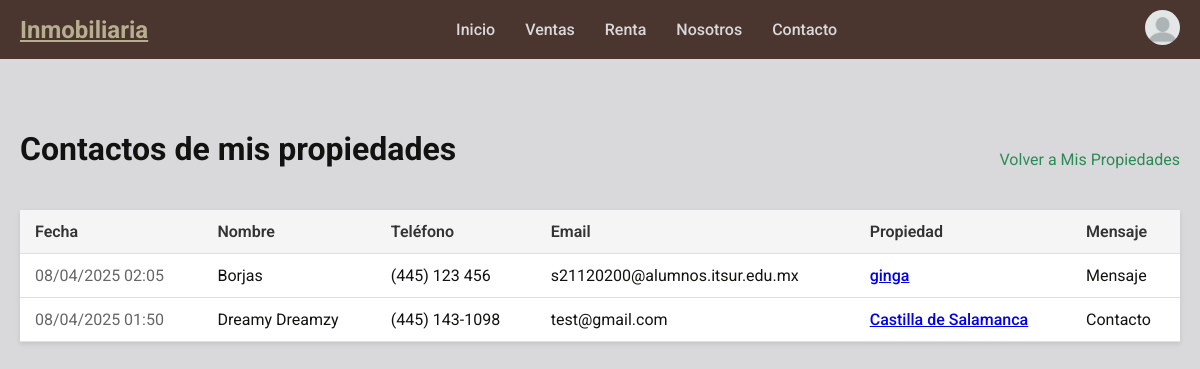
The page /my-property-contacts/ (signed in) on the database as committed earlier.
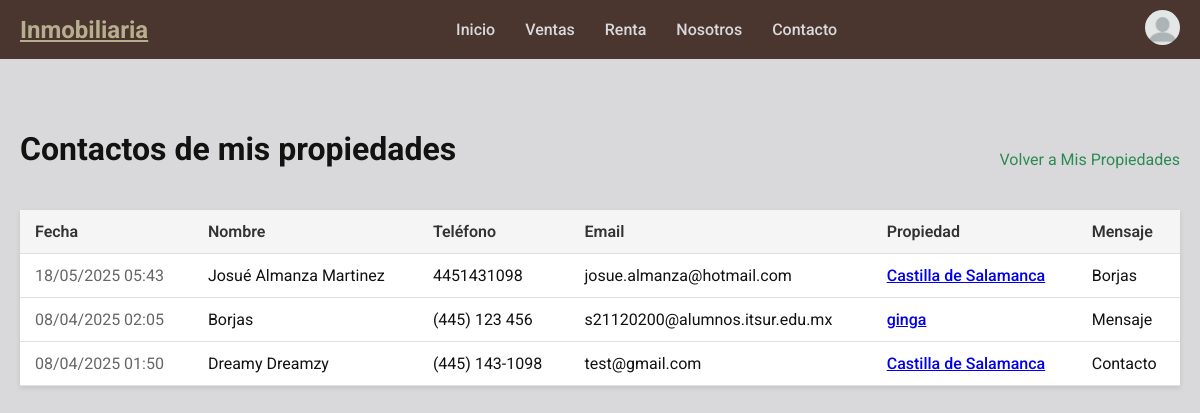
The same page on the database as committed later.
### real_estate/models.py (models this page shows, shortened)
class PropertyContact(models.Model):
    property = models.ForeignKey('Property', on_delete=models.CASCADE, related_name='contacts')
    name = models.CharField(max_length=100)
    email = models.EmailField(blank=True, null=True)
    phone = models.CharField(max_length=20)
    message = models.TextField()
    created_at = models.DateTimeField(auto_now_add=True)
    class Meta:
        ordering = ['-created_at']

class Property(models.Model):
    owner = models.ForeignKey(User, on_delete=models.CASCADE, related_name='properties', null=True, blank=True)
    views = models.PositiveIntegerField(default=0, verbose_name="Vistas")
    PROPERTY_TYPE_CHOICES = [
        ('casa', 'Casa'),
        ('departamento', 'Departamento'),
        ('terreno', 'Terreno'),
        ('comercial', 'Local Comercial'),
        ('oficina', 'Oficina'),
    ]
    LISTING_TYPE_CHOICES = [
        ('venta', 'Venta'),
        ('renta', 'Renta'),
    ]
    title = models.CharField(max_length=200, verbose_name="Título")
    description = models.TextField(verbose_name="Descripción")
    price = models.DecimalField(max_digits=12, decimal_places=2, verbose_name="Precio")
    discount_percentage = models.DecimalField(max_digits=5, decimal_places=2, default=0, verbose_name="Descuento (%)")
    address = models.CharField(max_length=255, verbose_name="Dirección")
    city = models.CharField(max_length=100, verbose_name="Ciudad")
    state = models.CharField(max_length=100, verbose_name="Estado")
    bedrooms = models.PositiveSmallIntegerField(default=0, verbose_name="Habitaciones")
    bathrooms = models.PositiveSmallIntegerField(default=0, verbose_name="Baños")
    area = models.PositiveIntegerField(help_text="Área en metros cuadrados", verbose_name="Superficie")
    parking_spaces = models.PositiveSmallIntegerField(default=0, verbose_name="Estacionamientos")
    property_type = models.CharField(max_length=20, choices=PROPERTY_TYPE_CHOICES, verbose_name="Tipo de Propiedad")
    listing_type = models.CharField(max_length=10, choices=LISTING_TYPE_CHOICES, verbose_name="Tipo de Listado")
    is_featured = models.BooleanField(default=False, verbose_name="Destacado")
    accepts_pets = models.BooleanField(default=False, verbose_name="Acepta Mascotas")
    is_furnished = models.BooleanField(default=False, verbose_name="Amueblado")
    has_security = models.BooleanField(default=False, verbose_name="Seguridad 24h")
    created_at = models.DateTimeField(auto_now_add=True, verbose_name="Fecha de Creación")
    updated_at = models.DateTimeField(auto_now=True, verbose_name="Última Actualización")
    is_visible = models.BooleanField(default=True, verbose_name="Visible en búsqueda")
    latitude = models.DecimalField(max_digits=22, decimal_places=16, null=True, blank=True, verbose_name="Latitud")
    longitude = models.DecimalField(max_digits=22, decimal_places=16, null=True, blank=True, verbose_name="Longitud")
    class Meta:
        verbose_name = "Propiedad"
        verbose_name_plural = "Propiedades"

### real_estate/views.py (the view)
# urls.py: path('my-property-contacts/', views.property_contacts, name='property_contacts'),
@login_required
def property_contacts(request):
    user_properties = Property.objects.filter(owner=request.user)
    contacts = PropertyContact.objects.filter(property__in=user_properties)
    context = {
        'contacts': contacts
    }
    return render(request, 'real_estate/property_contacts.html', context)

### templates/real_estate/property_contacts.html (shortened to what this page needs)
{% extends 'real_estate/base.html' %}
{% load static %}
{% block extra_css %}
<link rel="stylesheet" href="{% static 'css/my_properties.css' %}">
{% endblock %}
{% block content %}
<div class="contacts-container">
    <div class="contacts-header">
        <h1>Contactos de mis propiedades</h1>
        <a href="{% url 'my_properties' %}" class="back-link">Volver a Mis Propiedades</a>
    </div>
    {% if contacts %}
        <table class="contacts-table">
            <thead>
                <tr>
                    <th>Fecha</th>
                    <th>Nombre</th>
                    <th>Teléfono</th>
                    <th>Email</th>
                    <th>Propiedad</th>
                    <th>Mensaje</th>
                </tr>
            </thead>
            <tbody>
                {% for contact in contacts %}
                <tr>
                    <td class="contact-date">{{ contact.created_at|date:"d/m/Y H:i" }}</td>
                    <td>{{ contact.name }}</td>
                    <td>{{ contact.phone }}</td>
                    <td>{{ contact.email|default:"-" }}</td>
                    <td class="contact-property">
                        <a href="{% url 'detalle_propiedad' contact.property.id %}">
                            {{ contact.property.title }}
                        </a>
                    </td>
                    <td>{{ contact.message|truncatechars:50 }}</td>
                </tr>
                {% endfor %}
            </tbody>
        </table>
    {% else %}
        <div class="no-contacts">
            <h2>No tienes contactos todavía</h2>
            <p>Cuando los visitantes se interesen en tus propiedades y te contacten, aparecerán aquí.</p>
        </div>
    {% endif %}
</div>
{% endblock %}

Rows that differ between the two databases and show on the page:
added PropertyContact: created_at "18/05/2025 05:43", name "Josué Almanza Martinez", phone "4451431098", email "josue.almanza@hotmail.com", property "Castilla de Salamanca", message "Borjas"
